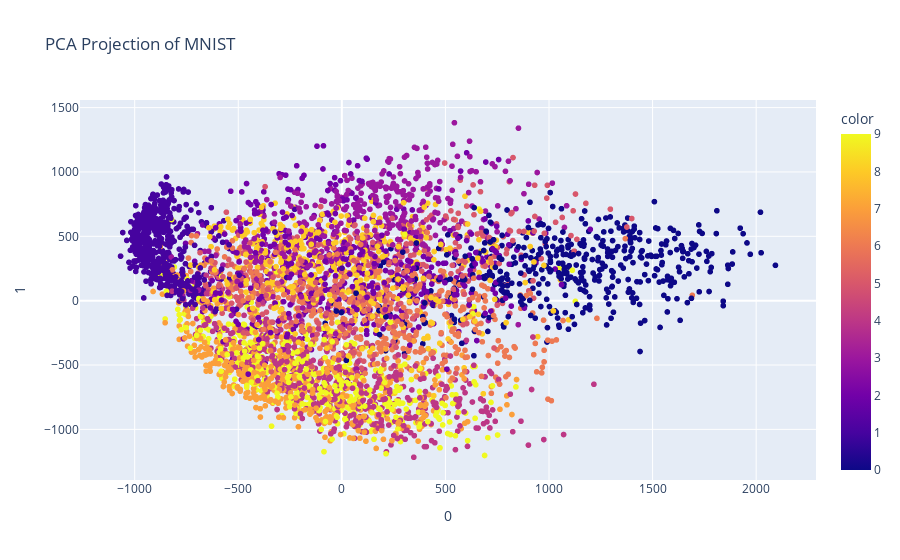

Here is the notebook cell this chart was saved with:
### Code cell
# test
# mnist 70000, 784
data = mnist.data.values[:5000]  # Use a subset for faster computation
data_proj = PCA(n_components=2).fit_transform(data)
fig_proj = px.scatter(data_proj, x=0, y=1, color=mnist.target[:5000].astype(int), title='PCA Projection of MNIST')
fig_proj.show()

print(f"trustworthiness: {trustworthiness(data, data_proj):.4f}")
print(f"continuity: {continuity(data, data_proj):.4f}")
print(f"normalized_stress: {normalized_stress(data, data_proj):.4f}")
print(f"neighborhood_hit: {neighborhood_hit(data_proj, mnist.target[:5000].astype(int)):.4f}")

### Figure 1 — Plotly figure (JSON) as saved in the notebook; plotly's stock layout.template omitted (floating-point values rounded to 4 significant figures; data arrays with more than 128 entries replaced by an {"elided": "..."} marker saying what was removed)
{"data": [{"hovertemplate": "0=%{x}<br>1=%{y}<br>color=%{marker.color}<extra></extra>", "legendgroup": "", "marker": {"color": {"elided": "5000 int values"}, "coloraxis": "coloraxis", "symbol": "circle"}, "mode": "markers", "name": "", "showlegend": false, "type": "scattergl", "x": {"elided": "5000 float values"}, "xaxis": "x", "y": {"elided": "5000 float values"}, "yaxis": "y"}], "layout": {"coloraxis": {"colorbar": {"title": {"text": "color"}}, "colorscale": [[0, "#0d0887"], [0.1111, "#46039f"], [0.2222, "#7201a8"], [0.3333, "#9c179e"], [0.4444, "#bd3786"], [0.5556, "#d8576b"], [0.6667, "#ed7953"], [0.7778, "#fb9f3a"], [0.8889, "#fdca26"], [1, "#f0f921"]]}, "legend": {"tracegroupgap": 0}, "title": {"text": "PCA Projection of MNIST"}, "xaxis": {"anchor": "y", "domain": [0, 1], "title": {"text": "0"}}, "yaxis": {"anchor": "x", "domain": [0, 1], "title": {"text": "1"}}}}
